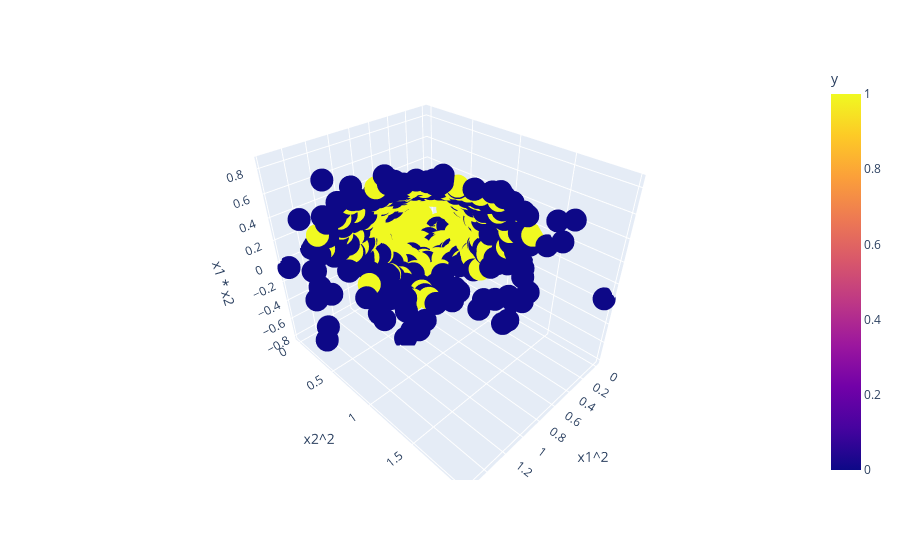

Source (notebook cell):
### Code cell
fig = px.scatter_3d(df, x='x1^2', y='x2^2', z='x1 * x2', color='y')
fig.show()

### Figure 1 — Plotly figure (JSON) as saved in the notebook; plotly's stock layout.template omitted (floating-point values rounded to 4 significant figures; data arrays with more than 128 entries replaced by an {"elided": "..."} marker saying what was removed)
{"data": [{"hovertemplate": "x1^2=%{x}<br>x2^2=%{y}<br>x1 * x2=%{z}<br>y=%{marker.color}<extra></extra>", "legendgroup": "", "marker": {"color": {"elided": "500 int values"}, "coloraxis": "coloraxis", "symbol": "circle"}, "mode": "markers", "name": "", "scene": "scene", "showlegend": false, "type": "scatter3d", "x": {"elided": "500 float values"}, "y": {"elided": "500 float values"}, "z": {"elided": "500 float values"}}], "layout": {"coloraxis": {"colorbar": {"title": {"text": "y"}}, "colorscale": [[0, "#0d0887"], [0.1111, "#46039f"], [0.2222, "#7201a8"], [0.3333, "#9c179e"], [0.4444, "#bd3786"], [0.5556, "#d8576b"], [0.6667, "#ed7953"], [0.7778, "#fb9f3a"], [0.8889, "#fdca26"], [1, "#f0f921"]]}, "legend": {"tracegroupgap": 0}, "margin": {"t": 60}, "scene": {"domain": {"x": [0, 1], "y": [0, 1]}, "xaxis": {"title": {"text": "x1^2"}}, "yaxis": {"title": {"text": "x2^2"}}, "zaxis": {"title": {"text": "x1 * x2"}}}}}
